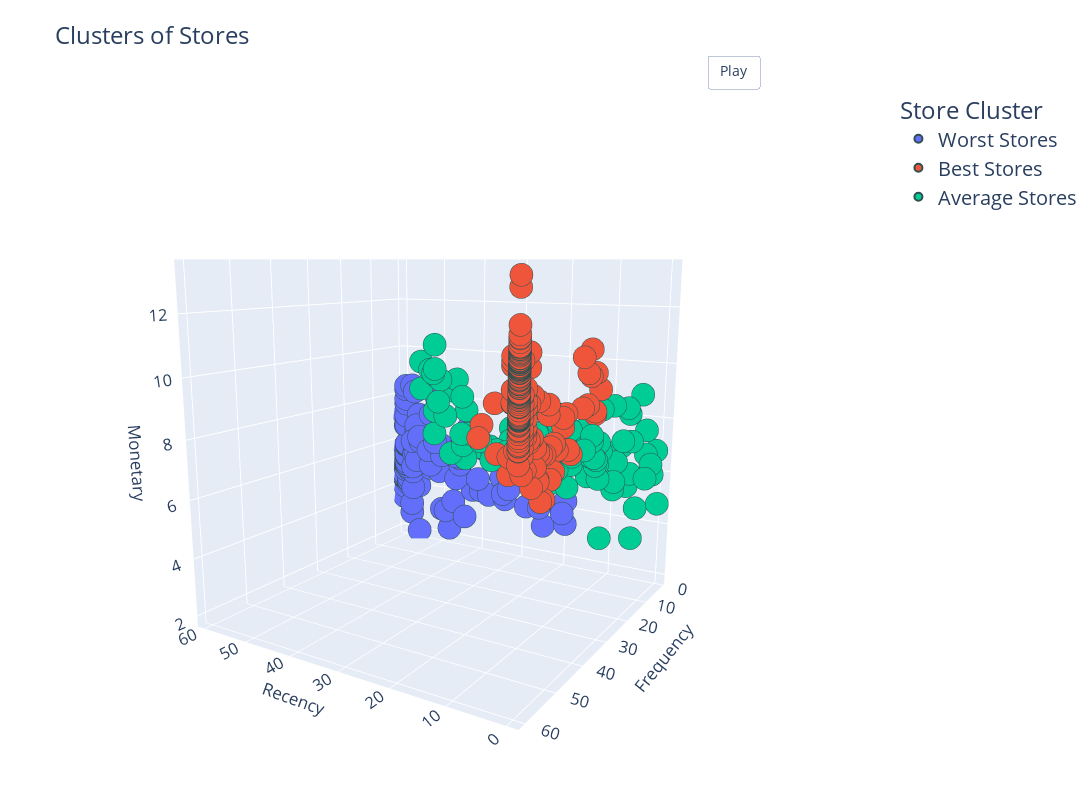

Here is the notebook cell this chart was saved with:
### Code cell
x_eye = -1.25
y_eye = 2
z_eye = 0.5

fig = px.scatter_3d(
    rfm_table_log.drop(columns=['labels4']), 
    x='recency', 
    y='frequency', 
    z='monetary', 
    color='labels3',
    title='Clusters of Stores',
    width=1200,
    height=800
)

fig.update_traces(marker=dict(size=8,
                              line=dict(width=2,
                                        color='DarkSlateGrey')),
                  selector=dict(mode='markers'))

fig.update_layout(
    legend=dict(font=dict(size= 20)),
    legend_title_text='Store Cluster',
    title_font_size=24
)

fig.update_layout(scene = dict(
                    xaxis_title='Recency',
                    yaxis_title='Frequency',
                    zaxis_title='Monetary'),
                    font=dict(size= 14),
                    # width=700,
                    margin=dict(r=20, b=10, l=10, t=10))



# code for animated rotation
# taken from 
# https://github.com/Coding-with-Adam/Dash-by-Plotly/blob/master/Plotly_Graphs/3d_scatter/scatter3d.py
fig.update_layout(scene_camera_eye=dict(x=x_eye, y=y_eye, z=z_eye),
                  updatemenus=[dict(type='buttons',
                                    showactive=False,
                                    y=1,
                                    x=0.8,
                                    xanchor='left',
                                    yanchor='bottom',
                                    pad=dict(t=45, r=10),
                                    buttons=[dict(label='Play',
                                                  method='animate',
                                                  args=[None, dict(frame=dict(duration=250, redraw=True),
                                                                   transition=dict(duration=0),
                                                                   fromcurrent=True,
                                                                   mode='immediate'
                                                                   )]
                                                  )
                                             ]
                                    )
                               ]
                  )


def rotate_z(x, y, z, theta):
    w = x + 1j * y
    return np.real(np.exp(1j * theta) * w), np.imag(np.exp(1j * theta) * w), z


frames = []

for t in np.arange(0, 6.26, 0.1):
    xe, ye, ze = rotate_z(x_eye, y_eye, z_eye, -t)
    frames.append(go.Frame(layout=dict(scene_camera_eye=dict(x=xe, y=ye, z=ze))))
fig.frames = frames


fig.write_html("My3dPlot.html")

fig.show()

### Figure 1 — Plotly figure (JSON) as saved in the notebook; plotly's stock layout.template omitted (floating-point values rounded to 4 significant figures; data arrays with more than 128 entries replaced by an {"elided": "..."} marker saying what was removed)
{"data": [{"hovertemplate": "labels3=Worst Stores<br>recency=%{x}<br>frequency=%{y}<br>monetary=%{z}<extra></extra>", "legendgroup": "Worst Stores", "marker": {"color": "#636efa", "line": {"color": "DarkSlateGrey", "width": 2}, "size": 8, "symbol": "circle"}, "mode": "markers", "name": "Worst Stores", "scene": "scene", "showlegend": true, "type": "scatter3d", "x": [58.8, 53.8, 58.8, 19.3, 44.67, 50.73, 59.83, 59.83, 59.83, 34.47, 37.53, 28.43, 57.87, 57.87, 42.63, 28.43, 33.53, 24.37, 49.7, 33.53, 58.8, 43.67, 58.8, 52.77, 52.77, 57.87, 54.8, 57.87, 58.8, 50.73, 42.63, 53.8, 59.83, 25.37, 49.7, 57.87, 59.83, 41.63, 58.8, 48.7, 31.5, 54.8, 39.57, 59.83, 58.8, 19.3, 58.8, 52.77, 55.83, 57.87, 50.73, 38.57, 48.7, 55.83, 57.87, 58.8, 54.8, 57.87, 52.77, 59.83, 59.83, 44.67, 49.7, 58.8, 46.63, 38.57, 43.67, 57.87, 40.6, 42.63, 53.8, 58.8, 57.87, 57.87, 57.87, 57.87, 18.27, 57.87, 59.83, 59.83, 57.87, 54.8, 57.87, 56.83, 43.67, 33.53, 57.87, 46.63, 53.8, 48.7, 50.73, 54.8, 58.8, 53.8, 59.83, 57.87, 49.7, 56.83, 57.87, 57.87, 57.87, 57.87, 57.87, 29.47, 47.67, 43.67, 48.7, 55.83], "y": [1, 5, 2, 1, 9, 8, 1, 1, 1, 1, 1, 1, 3, 3, 12, 5, 10, 1, 1, 1, 1, 13, 2, 8, 1, 3, 3, 2, 2, 4, 3, 5, 1, 1, 2, 3, 1, 1, 2, 6, 3, 3, 1, 1, 2, 1, 1, 8, 1, 1, 10, 8, 5, 3, 2, 2, 3, 3, 4, 1, 1, 3, 3, 2, 1, 4, 3, 1, 8, 6, 3, 1, 3, 3, 3, 3, 5, 3, 1, 1, 3, 5, 3, 2, 3, 2, 3, 11, 4, 7, 4, 4, 1, 5, 1, 1, 10, 2, 3, 3, 3, 3, 3, 7, 1, 1, 1, 1], "z": [4.316, 6.625, 5.364, 4.353, 6.344, 6.325, 5.676, 4.405, 4.873, 4.917, 4.092, 3.861, 5.821, 5.409, 6.077, 5.507, 6.437, 3.178, 3.137, 4.016, 4.142, 6.615, 4.935, 6.3, 4.873, 5.091, 5.095, 4.728, 4.705, 5.179, 5.953, 6.848, 4.994, 3.906, 4.842, 4.987, 3.399, 4.196, 5.122, 6.167, 6.009, 5.469, 4.231, 4.231, 4.903, 3.413, 4.182, 8.625, 1.977, 3.155, 8.451, 7.139, 6.021, 5.505, 4.919, 5.082, 5.566, 4.902, 5.465, 4.78, 3.885, 4.699, 8.021, 6.655, 3.561, 4.876, 5.317, 2.747, 6.304, 5.803, 5.489, 4.036, 5.393, 6.712, 8.265, 7.124, 4.08, 8.413, 7.083, 4.26, 7.851, 5.045, 7.648, 4.651, 5.586, 4.293, 5.008, 6.153, 7.275, 7.465, 5.863, 5.668, 5.196, 5.35, 4.295, 6.581, 6.612, 3.942, 5.89, 5.389, 5.866, 5.905, 5.346, 4.824, 2.342, 2.973, 3.089, 4.006]}, {"hovertemplate": "labels3=Best Stores<br>recency=%{x}<br>frequency=%{y}<br>monetary=%{z}<extra></extra>", "legendgroup": "Best Stores", "marker": {"color": "#EF553B", "line": {"color": "DarkSlateGrey", "width": 2}, "size": 8, "symbol": "circle"}, "mode": "markers", "name": "Best Stores", "scene": "scene", "showlegend": true, "type": "scatter3d", "x": {"elided": "201 float values"}, "y": {"elided": "201 int values"}, "z": {"elided": "201 float values"}}, {"hovertemplate": "labels3=Average Stores<br>recency=%{x}<br>frequency=%{y}<br>monetary=%{z}<extra></extra>", "legendgroup": "Average Stores", "marker": {"color": "#00cc96", "line": {"color": "DarkSlateGrey", "width": 2}, "size": 8, "symbol": "circle"}, "mode": "markers", "name": "Average Stores", "scene": "scene", "showlegend": true, "type": "scatter3d", "x": [8.133, 9.167, 0, 1, 36.53, 22.3, 8.133, 0, 32.5, 1, 3.033, 0, 5.1, 36.53, 15.2, 4.067, 31.5, 20.3, 2.033, 4.067, 33.53, 33.53, 21.33, 33.53, 0, 35.5, 7.133, 11.13, 34.47, 28.43, 0, 0, 38.57, 45.7, 36.53, 37.53, 1, 16.23, 40.6, 22.3, 0, 21.33, 0, 1, 25.37, 21.33, 2.033, 31.5, 3.033, 0, 21.33, 4.067, 22.3, 2.033, 4.067, 2.033, 4.067, 0, 34.47, 23.33, 0, 0, 21.33, 21.33, 26.4, 21.33, 36.53, 37.53, 12.17, 36.53, 0, 23.33, 0, 1, 22.3, 6.1, 0, 0, 3.033, 0, 16.23, 8.133, 23.33, 5.1, 45.7, 0, 2.033, 22.3, 31.5, 39.57], "y": [30, 22, 25, 28, 24, 20, 3, 12, 15, 6, 25, 3, 8, 22, 13, 39, 21, 29, 26, 35, 12, 23, 29, 25, 21, 14, 34, 19, 12, 17, 18, 9, 21, 15, 16, 22, 23, 26, 11, 11, 9, 39, 35, 33, 13, 33, 27, 22, 16, 31, 22, 2, 11, 20, 34, 38, 6, 1, 26, 6, 6, 5, 8, 18, 29, 8, 24, 23, 24, 24, 35, 36, 32, 31, 9, 2, 34, 38, 32, 33, 33, 17, 17, 1, 15, 19, 11, 2, 19, 21], "z": [8.609, 6.897, 6.682, 4.926, 8.316, 7.836, 5.81, 9.174, 7.242, 6.851, 7.165, 6.9, 7.117, 9.397, 7.359, 7.54, 6.567, 7.413, 7.687, 6.832, 6.619, 6.783, 7.045, 8.219, 7.88, 8.067, 7.67, 7.75, 7.263, 6.935, 8.686, 7.846, 7.346, 8.774, 9.279, 9.521, 9.082, 7.411, 8.663, 8.253, 6.111, 9.465, 8.534, 7.792, 6.75, 7.839, 6.815, 7.09, 6.909, 9.204, 7.476, 4.57, 6.409, 6.151, 8.591, 7.959, 6.061, 4.814, 8.741, 7.176, 6.504, 6.093, 6.535, 7.355, 7.852, 5.825, 9.833, 9.645, 6.26, 10.7, 8.35, 8.14, 8.219, 7.423, 7.28, 5.367, 7.815, 8.196, 8.518, 7.712, 7.599, 6.317, 6.748, 3.309, 9.816, 8.911, 7.472, 5.584, 7.364, 9.709]}], "layout": {"font": {"size": 14}, "height": 800, "legend": {"font": {"size": 20}, "title": {"text": "Store Cluster"}, "tracegroupgap": 0}, "margin": {"b": 10, "l": 10, "r": 20, "t": 10}, "scene": {"camera": {"eye": {"x": -1.25, "y": 2, "z": 0.5}}, "domain": {"x": [0, 1], "y": [0, 1]}, "xaxis": {"title": {"text": "Recency"}}, "yaxis": {"title": {"text": "Frequency"}}, "zaxis": {"title": {"text": "Monetary"}}}, "title": {"font": {"size": 24}, "text": "Clusters of Stores"}, "updatemenus": [{"buttons": [{"args": [null, {"frame": {"duration": 250, "redraw": true}, "fromcurrent": true, "mode": "immediate", "transition": {"duration": 0}}], "label": "Play", "method": "animate"}], "pad": {"r": 10, "t": 45}, "showactive": false, "type": "buttons", "x": 0.8, "xanchor": "left", "y": 1, "yanchor": "bottom"}], "width": 1200}}
